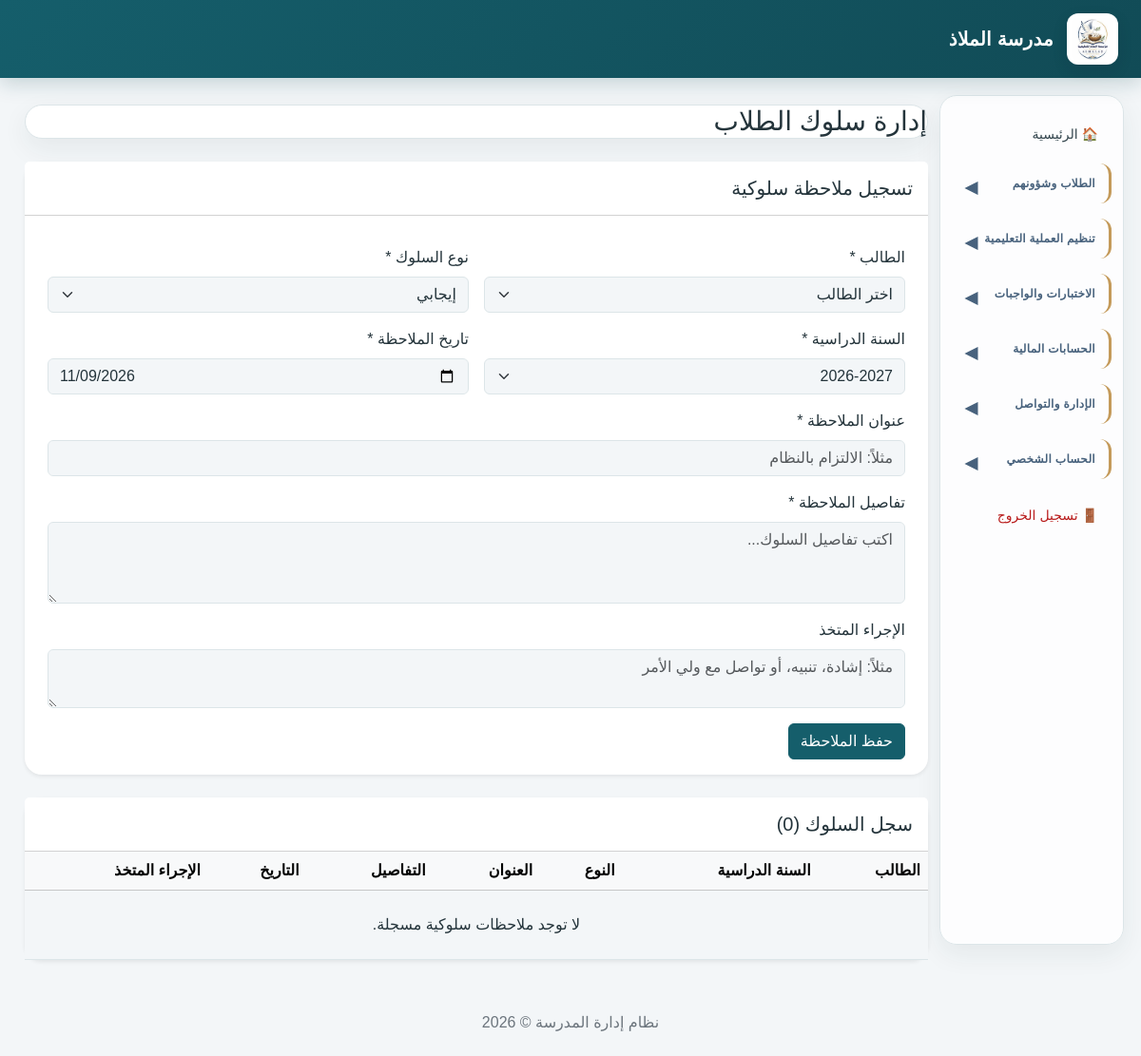
The app's page /behavior.php (signed in) with its own data.
### tables this page shows
CREATE TABLE `school_settings` (
  `id` int(10) UNSIGNED NOT NULL,
  `school_name` varchar(200) NOT NULL,
  `school_name_en` varchar(200) DEFAULT NULL,
  `logo_path` varchar(255) DEFAULT NULL,
  `address` text DEFAULT NULL,
  `phone` varchar(30) DEFAULT NULL,
  `email` varchar(150) DEFAULT NULL,
  `website` varchar(255) DEFAULT NULL,
  `currency` char(3) NOT NULL DEFAULT 'SDG',
  `academic_year_id` int(10) UNSIGNED DEFAULT NULL,
  `principal_name` varchar(150) DEFAULT NULL,
  `created_at` timestamp NOT NULL DEFAULT current_timestamp(),
  `updated_at` timestamp NOT NULL DEFAULT current_timestamp() ON UPDATE current_timestamp()
);

### behavior.php (the view, shortened to what this page needs)
<?php
require_once __DIR__ . '/config/database.php';
$students = $pdo->query(
    "SELECT s.id, s.student_number, u.full_name
     FROM students s
     INNER JOIN users u ON u.id = s.user_id
     ORDER BY u.full_name"
)->fetchAll();
$years = $pdo->query(
    "SELECT id, year_name, is_current
     FROM academic_years
     ORDER BY is_current DESC, id DESC"
)->fetchAll();
$records = $pdo->query(
    "SELECT b.*, s.student_number, u.full_name, ay.year_name
     FROM student_behavior b
     INNER JOIN students s ON s.id = b.student_id
     INNER JOIN users u ON u.id = s.user_id
     INNER JOIN academic_years ay ON ay.id = b.academic_year_id
     ORDER BY b.behavior_date DESC, b.id DESC"
)->fetchAll();
require_once __DIR__ . '/includes/header.php';
?>
<h1 class="h3 mb-4">إدارة سلوك الطلاب</h1>
<div class="card border-0 shadow-sm mb-4">
    <div class="card-header bg-white py-3">
        <h2 class="h5 mb-0">تسجيل ملاحظة سلوكية</h2>
    </div>
    <div class="card-body">
        <?php if (!$students || !$years): ?>
            <div class="alert alert-warning mb-0">
                يجب تسجيل طالب وسنة دراسية أولاً قبل إضافة ملاحظة سلوكية.
            </div>
        <?php else: ?>
            <form method="POST">
                <div class="row g-3">
                    <div class="col-md-6">
                        <label class="form-label">الطالب *</label>
                        <select name="student_id" class="form-select" required>
                            <option value="">اختر الطالب</option>
                        </select>
                    </div>
                    <div class="col-md-6">
                        <label class="form-label">نوع السلوك *</label>
                        <select name="behavior_type" class="form-select" required>
                            <option value="positive">إيجابي</option>
                        </select>
                    </div>
                    <div class="col-md-6">
                        <label class="form-label">السنة الدراسية *</label>
                        <select name="academic_year_id" class="form-select" required>
                            <?php foreach ($years as $year): ?>
                                <option value="<?= (int)$year['id'] ?>"
                                    <?= !empty($year['is_current']) ? 'selected' : '' ?>>
                                    <?= htmlspecialchars($year['year_name'], ENT_QUOTES, 'UTF-8') ?>
                                </option>
                            <?php endforeach; ?>
                        </select>
                    </div>
                    <div class="col-md-6">
                        <label class="form-label">تاريخ الملاحظة *</label>
                        <input type="date" name="behavior_date"
                               class="form-control"
                               value="<?= date('Y-m-d') ?>" required>
                    </div>
                    <div class="col-12">
                        <label class="form-label">عنوان الملاحظة *</label>
                        <input type="text" name="title" class="form-control"
                               maxlength="150" required
                               placeholder="مثلاً: الالتزام بالنظام">
                    </div>
                    <div class="col-12">
                        <label class="form-label">تفاصيل الملاحظة *</label>
                        <textarea name="description" class="form-control"
                                  rows="3" maxlength="1000"
                                  placeholder="اكتب تفاصيل السلوك..." required></textarea>
                    </div>
                    <div class="col-12">
                        <label class="form-label">الإجراء المتخذ</label>
                        <textarea name="action_taken" class="form-control"
                                  rows="2" maxlength="1000"
                                  placeholder="مثلاً: إشادة، تنبيه، أو تواصل مع ولي الأمر"></textarea>
                    </div>
                    <div class="col-12">
                        <button type="submit" class="btn btn-primary">
                            حفظ الملاحظة
                        </button>
                    </div>
                </div>
            </form>
        <?php endif; ?>
    </div>
</div>
<div class="card border-0 shadow-sm">
    <div class="card-header bg-white py-3">
        <h2 class="h5 mb-0">سجل السلوك (<?= count($records) ?>)</h2>
    </div>
    <div class="table-responsive">
        <table class="table table-hover align-middle mb-0">
            <thead class="table-light">
                <tr>
                    <th>الطالب</th>
                    <th>السنة الدراسية</th>
                    <th>النوع</th>
                    <th>العنوان</th>
                    <th>التفاصيل</th>
                    <th>التاريخ</th>
                    <th>الإجراء المتخذ</th>
                </tr>
            </thead>
            <tbody>
                <?php if (!$records): ?>
                    <tr>
                        <td colspan="7" class="text-center py-4">
                            لا توجد ملاحظات سلوكية مسجلة.
                        </td>
                    </tr>
                <?php endif; ?>
            </tbody>
        </table>
    </div>
</div>
<?php require_once __DIR__ . '/includes/footer.php'; ?>

### includes/header.php (shortened to what this page needs)
<?php
$hideSidebar = basename($_SERVER['SCRIPT_NAME'] ?? '') === 'index.php';
$schoolName = 'مدرسة الملاذ';
$schoolLogo = '';
$currentRole = (int) ($_SESSION['role_id'] ?? 0);
$menuPermissions = [
    1 => ['all'],
    2 => [
        'index.php',
        'students.php',
        'guardians.php',
        'teachers.php',
        'classrooms.php',
        'subjects.php',
        'academic_years.php',
        'teaching_assignments.php',
        'timetable.php',
        'attendance.php',
        'exams.php',
        'grades.php',
        'behavior.php',
        'homework.php',
        'homework_submissions.php',
        'reports.php',
        'fees.php',
        'payments.php',
        'expenses.php',
        'users.php',
        'announcements.php',
        'notifications.php',
        'messages.php',
        'settings.php',
        'change_password.php'
    ],
    3 => [
        'index.php',
        'fees.php',
        'payments.php',
        'expenses.php',
        'reports.php',
        'change_password.php'
    ],
    4 => [
        'index.php',
        'students.php',
        'classrooms.php',
        'subjects.php',
        'timetable.php',
        'attendance.php',
        'exams.php',
        'grades.php',
        'behavior.php',
        'homework.php',
        'homework_submissions.php',
        'announcements.php',
        'notifications.php',
        'messages.php',
        'change_password.php'
    ],
    5 => [
        'index.php',
        'timetable.php',
        'grades.php',
        'homework.php',
        'announcements.php',
        'notifications.php',
        'messages.php',
        'change_password.php'
    ],
    6 => [
        'index.php',
        'reports.php',
        'fees.php',
        'payments.php',
        'announcements.php',
        'notifications.php',
        'messages.php',
        'change_password.php'
    ]
];
$allowedMenu = $menuPermissions[$currentRole] ?? [];
function showMenuLink(string $page): bool
{
    global $allowedMenu;
    return in_array('all', $allowedMenu, true)
        || in_array($page, $allowedMenu, true);
}
try {
    if (isset($pdo)) {
        $stmt = $pdo->query(
            "SELECT school_name, logo_path
             FROM school_settings
             ORDER BY id ASC
             LIMIT 1"
        );
        $school = $stmt->fetch();
        if ($school) {
            if (!empty($school['school_name'])) {
                $schoolName = $school['school_name'];
            }
            if (!empty($school['logo_path'])) {
                $logoFile = __DIR__ . '/../' . $school['logo_path'];
                if (is_file($logoFile)) {
                    $schoolLogo = $school['logo_path'];
                }
            }
        }
    }
} catch (PDOException $e) {
    error_log('School branding could not be loaded: ' . $e->getMessage());
}
?>
<!DOCTYPE html>
<html lang="ar" dir="rtl">
<head>
    <link
        href="https://cdn.jsdelivr.net/npm/bootstrap@5.3.3/dist/css/bootstrap.rtl.min.css"
        rel="stylesheet"
    >
</head>
<body>
<header class="topbar">
    <?php if ($schoolLogo !== ''): ?>
        <img
            src="<?= htmlspecialchars($schoolLogo, ENT_QUOTES, 'UTF-8') ?>"
            alt="شعار المدرسة"
            class="school-logo"
        >
    <?php endif; ?>
    <strong class="school-name">
        <?= htmlspecialchars($schoolName, ENT_QUOTES, 'UTF-8') ?>
    </strong>
</header>
<div class="container-fluid">
    <div class="row">
        <?php if (!$hideSidebar): ?>
        <aside class="col-md-3 col-lg-2 sidebar">
            <?php if (showMenuLink('index.php')): ?>
                <a href="index.php">🏠 الرئيسية</a>
            <?php endif; ?>
            <?php if (
                showMenuLink('students.php') ||
                showMenuLink('guardians.php') ||
                showMenuLink('attendance.php') ||
                showMenuLink('behavior.php')
            ): ?>
                <details class="sidebar-group">
                    <summary class="sidebar-section">الطلاب وشؤونهم</summary>
                </details>
            <?php endif; ?>
            <?php if (
                showMenuLink('teachers.php') ||
                showMenuLink('classrooms.php') ||
                showMenuLink('subjects.php') ||
                showMenuLink('academic_years.php') ||
                showMenuLink('teaching_assignments.php') ||
                showMenuLink('timetable.php')
            ): ?>
                <details class="sidebar-group">
                    <summary class="sidebar-section">تنظيم العملية التعليمية</summary>
                </details>
            <?php endif; ?>
            <?php if (
                showMenuLink('exams.php') ||
                showMenuLink('grades.php') ||
                showMenuLink('homework.php') ||
                showMenuLink('homework_submissions.php') ||
                showMenuLink('reports.php')
            ): ?>
                <details class="sidebar-group">
                    <summary class="sidebar-section">الاختبارات والواجبات</summary>
                </details>
            <?php endif; ?>
            <?php if (
                showMenuLink('fees.php') ||
                showMenuLink('payments.php') ||
                showMenuLink('expenses.php')
            ): ?>
                <details class="sidebar-group">
                    <summary class="sidebar-section">الحسابات المالية</summary>
                </details>
            <?php endif; ?>
            <?php if (
                showMenuLink('users.php') ||
                showMenuLink('announcements.php') ||
                showMenuLink('notifications.php') ||
                showMenuLink('messages.php') ||
                showMenuLink('audit_logs.php') ||
                showMenuLink('settings.php') ||
                showMenuLink('theme_settings.php')
            ): ?>
                <details class="sidebar-group">
                    <summary class="sidebar-section">الإدارة والتواصل</summary>
                </details>
            <?php endif; ?>
            <?php if (showMenuLink('change_password.php')): ?>
                <details class="sidebar-group">
                    <summary class="sidebar-section">الحساب الشخصي</summary>
                </details>
            <?php endif; ?>
            <a href="logout.php" class="logout-link">🚪 تسجيل الخروج</a>
        </aside>
        <?php endif; ?>
        <main class="<?= $hideSidebar ? 'col-12' : 'col-md-9 col-lg-10' ?> content">

### records on screen
school_settings: logo_path (picture), school_name "مدرسة الملاذ"

### other values on screen
count($records) "0"
form field academic_year_id "2026-2027"
